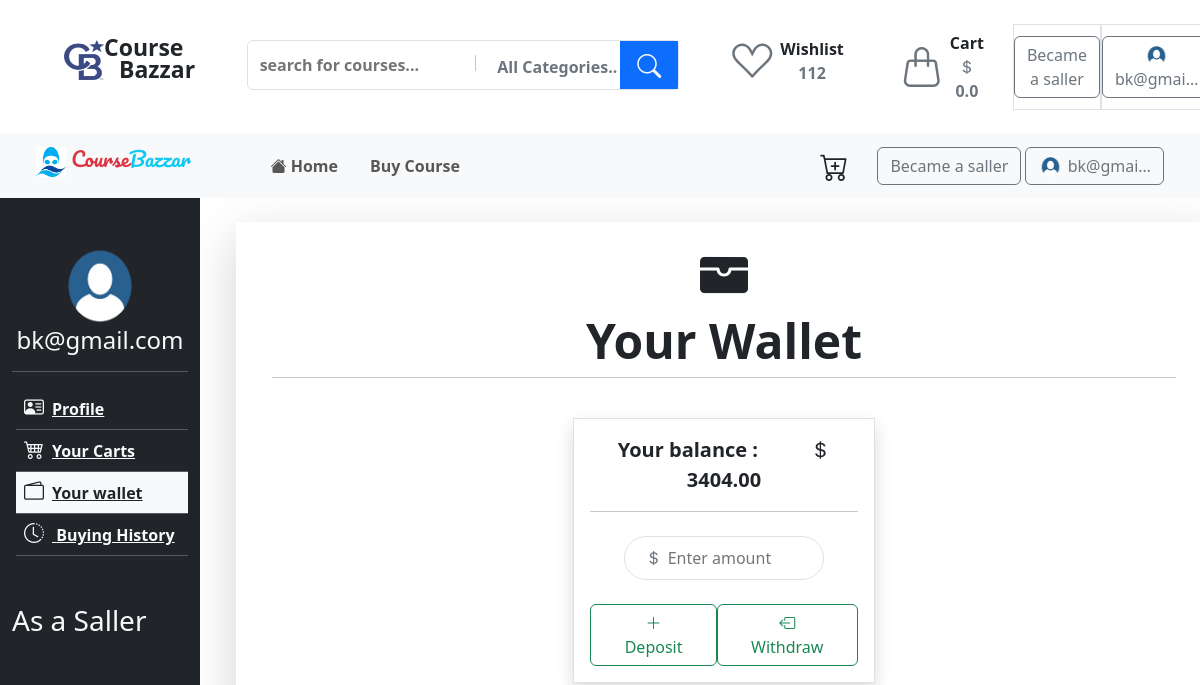
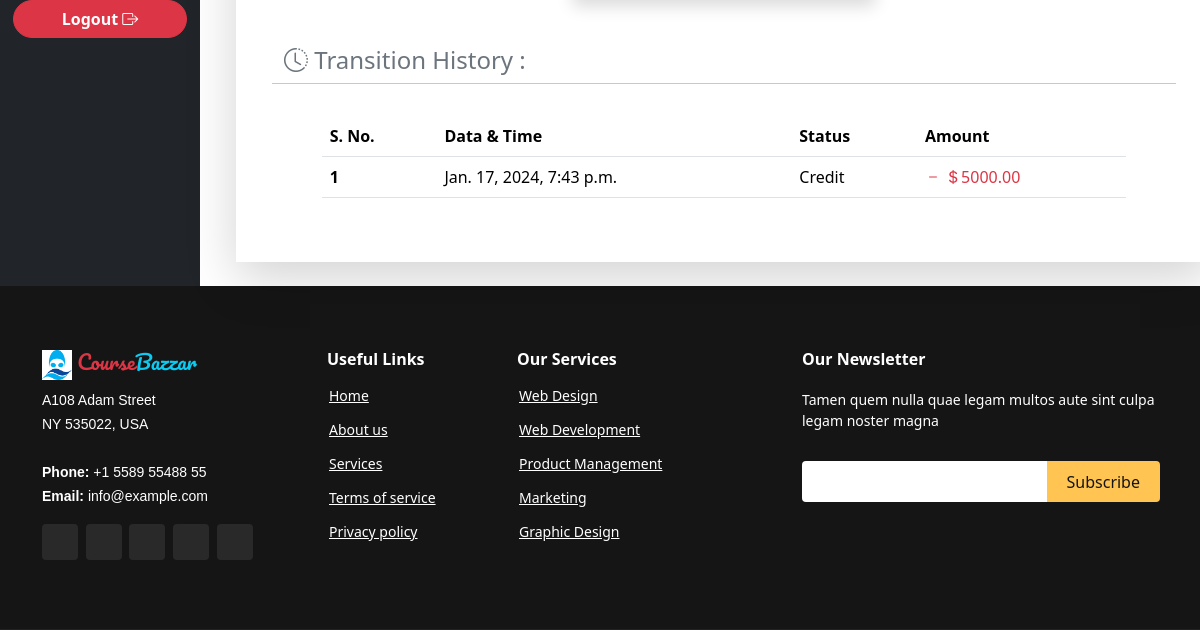
/customer/deshboard/wallet/ (signed in), run on an earlier commit of the app's database (2 pictures, top to bottom).
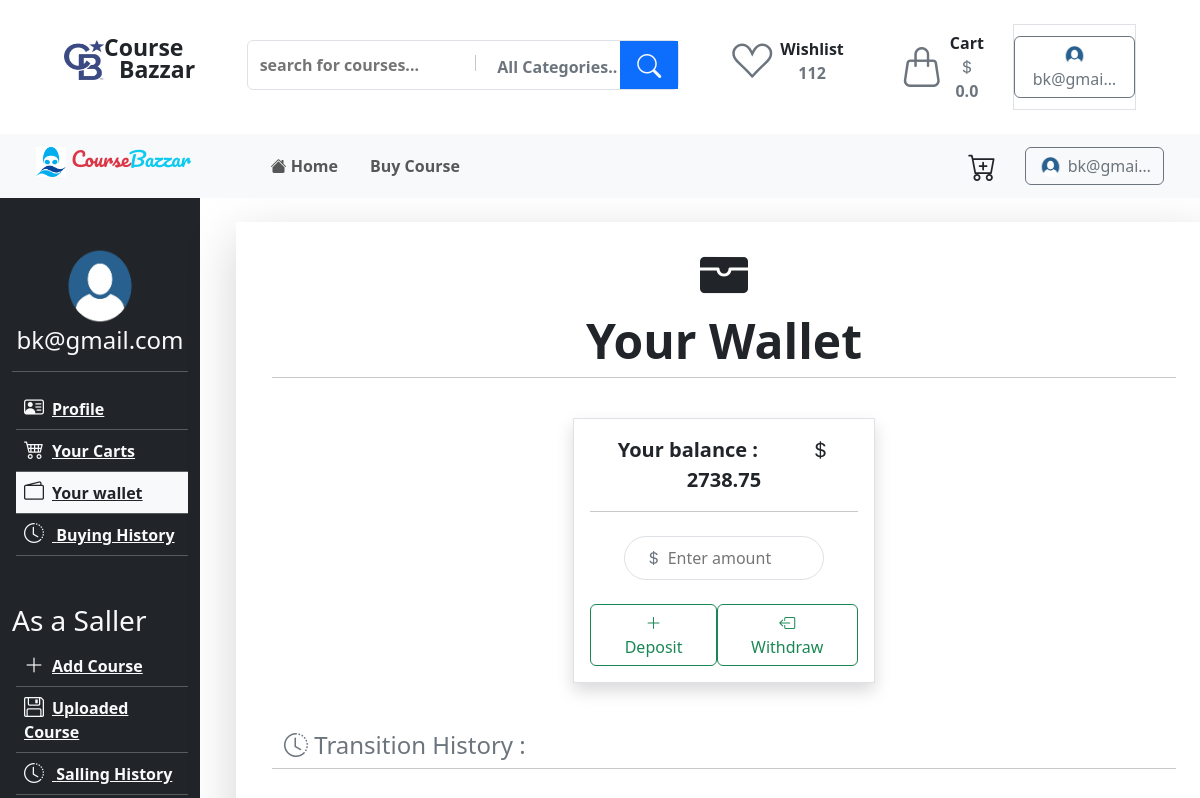
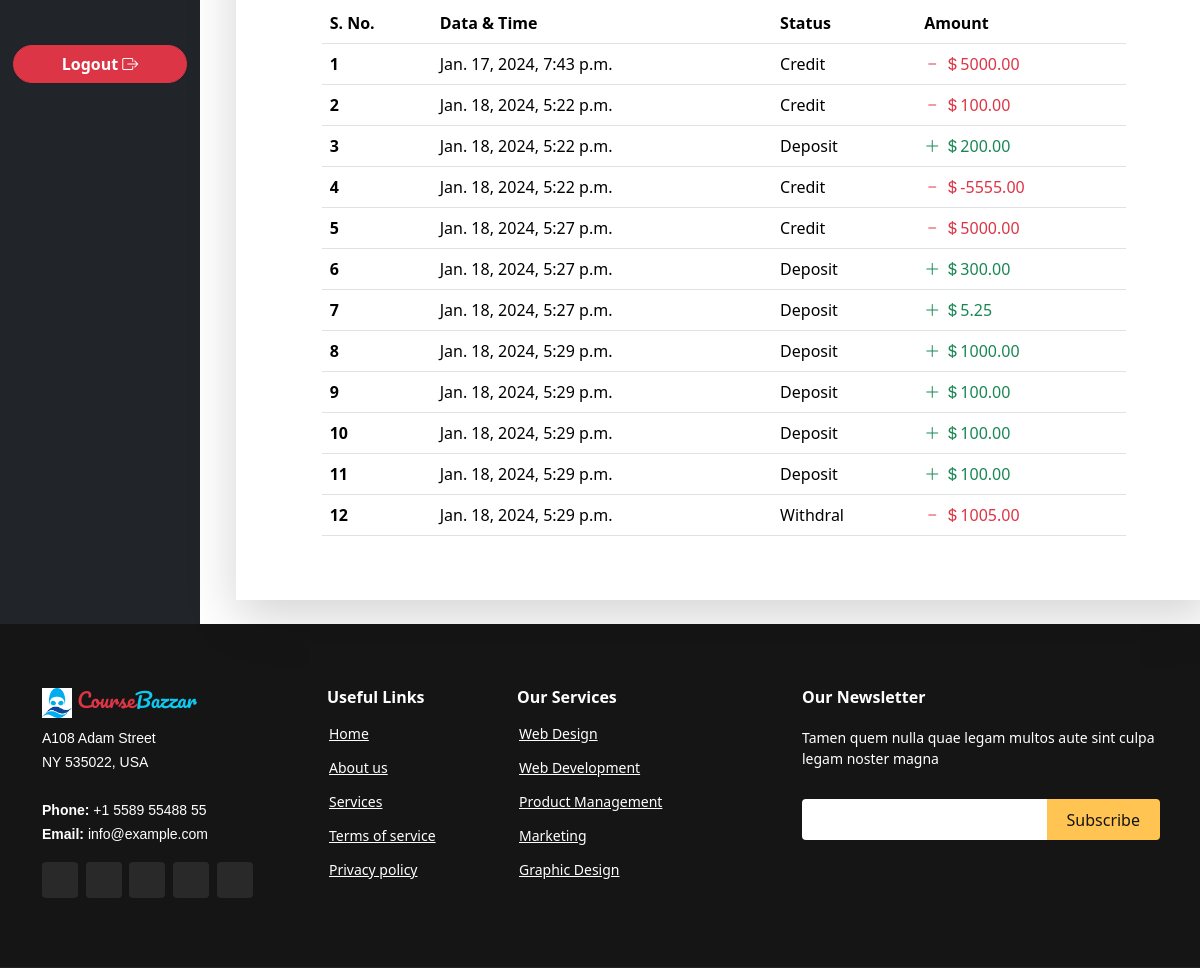
And on a later commit of the database (2 pictures, top to bottom).
### customer/models.py (models this page shows)
class CustomUser(AbstractUser):
    is_buyer = models.BooleanField(default=True)
    is_saller = models.BooleanField(default=False)
    phone = models.CharField(max_length=15)
    gender =  models.CharField(max_length=32,choices=(('male',"Male"),("female", "Female"),("other", "Other")))
    image = models.ImageField(upload_to='Profile/', default='Profile/pic.png')

class Wallet(models.Model):
    user=models.OneToOneField(CustomUser, on_delete=models.CASCADE,related_name='wallet')
    balance = models.FloatField(default=0)

class AmountTransitionHistory(models.Model):
    user = models.ForeignKey(CustomUser, related_name='amounttransitionhistory', on_delete=models.CASCADE)
    status =  models.CharField(max_length=50)
    amount = models.FloatField(default=0)
    datetime = models.DateTimeField(default=datetime.datetime.now())

### customer/views.py (the view, shortened to what this page needs)
@login_required(login_url='login')
def wallet(request):
    transitions=request.user.amounttransitionhistory.all()
    print(transitions)
    context={
        'transitions':transitions
    }
    return render(request, 'wallet.html', context)

### templates/wallet.html (shortened to what this page needs)
{% extends "base.html" %} {% load static %} {% block body %}
<div class="container-fluid">
  <div class="row">
    <div class="col-2 bg-dark">
      {% include 'customerdeshboard_sidebar.html' with wallet='bg-light   text-dark' %}
    </div>
    <div class="col-10">
      <div class="container shadow-lg m-4 px-5 pb-5">
        <div class="row py-4">
          <h1 class="display-5 text-center fw-semibold">
            <i class="bi bi-wallet-fill"></i>
          </h1>
          <h1 class="display-5 text-center fw-semibold">Your Wallet</h1>
          <hr />
        </div>
        <div class="row">
          <div class="col-4 p-3 border mx-auto shadow">
            <form action="" method="POST" id="amoutForm">
              <div class="text-center">
                <span class="fw-semibold fs-5 me-5">Your balance :</span>
                <span class="fw-semibold fs-5 ms-auto"
                  ><i class="bi bi-currency-dollar"></i>
                  {{user.wallet.balance|floatformat:2}}</span
                >
                <hr>
              </div>
              <div class="text-center mt-4 border p-2 w-75 mx-auto rounded-5">
                <i class="bi bi-currency-dollar text-secondary"></i>
                <input
                  type="number"
                  name="amount"
                  id="amount"
                  class="w-75 addbalancefield"
                  placeholder="Enter amount"
                  required
                />
              </div>
              <div class="mt-4 d-flex">
                <button
                  type="button"
                  class="btn btn-outline-success px-4"
                  onclick="deposit()"
                >
                  <i class="bi bi-plus-lg"></i> Deposit
                </button>
                <button
                  type="button"
                  class="btn btn-outline-success px-4 ms-auto"
                  onclick="withdral()"
                >
                  <i class="bi bi-box-arrow-left"></i> Withdraw
                </button>
              </div>
            </form>
          </div>
        </div>
        <div class="row mt-5">
          <h4 class="text-secondary"><i class="bi bi-clock-history"></i>  Transition History : </h4>
          <hr />
          <div class="col-11 mt-3 mx-auto">
            <table class="table" id="PDF-table">
              <thead>
                <tr>
                  <th scope="col">S. No.</th>
                  <th scope="col">Data & Time</th>
                  <th scope="col">Status</th>
                  <th scope="col">Amount</th>
                </tr>
              </thead>
              <tbody>
                {% for tran in transitions %}
                    {% if tran.status == 'deposit' %}
                        <tr>
                        <th scope="row">{{forloop.counter}}</th>
                        <td>{{tran.datetime}}</td>
                        <td>{{tran.status|title}}</td>
                        <td class="text-success">
                            <i class="bi bi-plus-lg"></i>
                            <i class="bi bi-currency-dollar"></i>{{tran.amount|floatformat:2}}
                        </td>
                        </tr>
                    {% else %}
                        <tr>
                            <th scope="row">{{forloop.counter}}</th>
                            <td>{{tran.datetime}}</td>
                            <td>{{tran.status|title}}</td>
                            <td class="text-danger text-capitalize">
                                <i class="bi bi-dash"></i>
                                <i class="bi bi-currency-dollar"></i>{{tran.amount|floatformat:2}}
                            </td>
                        </tr>
                        {% endif %}
                        {% endfor %}
                    </tbody>
            </table>
          </div>
        </div>
    </div>
</div>
</div>
</div>
  {% endblock body %}

### templates/base.html (shortened to what this page needs)
{% load static %}
<!doctype html>
<html lang="en">
  <head>
    <link
      href="https://cdn.jsdelivr.net/npm/bootstrap@5.3.2/dist/css/bootstrap.min.css"
      rel="stylesheet"
>
    <link href="{% static 'css\style.css' %}" rel="stylesheet">
    <link rel="stylesheet"
      href="https://cdnjs.cloudflare.com/ajax/libs/bootstrap-icons/1.11.3/font/bootstrap-icons.min.css"
 />
    </head>
    <body >
      {% if home %}
      {% include "header.html" with  home="text-info border-bottom border-info" %}
      {% elif buycourse %}
      {% include "header.html" with  buycourse="text-info border-bottom border-info" %}
      {% else %}
      {% include "header.html" %}
      {% endif %}
      {% block body %}
      {% endblock body %}
      {% include "footer.html" %}
  </body>
</html>

### templates/header.html (shortened to what this page needs)
{% load static %}
<div class="container-fluid px-5">
  <div class="row px-3 py-4">
      <div class="col-lg-2 col-sm-5 pt-3 d-flex text-center">
          <span>
              <img src="{% static 'images/cb-logo.png' %}" width="40px" height="40px" alt="" srcset="">
          </span>
          <span class="h-100 position-relative">
            <p class="mb-0  pb-0 fw-bold position-absolute" style="top:-10px; font-size:23px">Course</p>
            <p class="mb-0  pb-0 fw-bold position-absolute" style="top:12px; left:15px; font-size:23px">Bazzar</p>
          </span>
      </div>
      <div class="col-lg-5 col-sm-10  pt-3">
          <div class="border rounded-2 p-0 position-relative">
              <input type="text" class="border-0 m-1 p-2 w-50 fw-semibold" placeholder="search for courses..." name="" id="">
              <button class="btn text-secondary fw-semibold ps-3">All Categories.. </button>
              <button class="btn btn-primary position-absolute top-0 end-0 h-100 px-3 fs-4 rounded-0 text-light"><i class="bi bi-search"></i></button>
          </div>
      </div>
      <div class="col--lg5  col-sm-5  d-flex">
        <a href="">
          <button class=" btn ">
            <div class="mx-3 d-flex  align-items-center">
              <div>
                <i class="bi bi-suit-heart fs-1 text-secondary align-center"></i>
              </div>
              <div class="ps-2">
                <p class="mb-0 fw-semibold text-dark ">
                  Wishlist
                </p>
                <p class="mb-0 fw-semibold text-secondary">
                  112
                </p>
              </div>
            </div>
          </button>
        </a>
        <a href="{% url 'customercart' %}">
          <button class="btn">
            <div class="mx-3 d-flex  align-items-center">
             <div class=" position-relative">
               <i class="bi bi-handbag  fs-1 text-secondary align-center "></i>
               </div>
             <div class="ps-2">
               <p class="mb-0 fw-semibold text-dark ">
                 Cart
               </p>
               <p class="mb-0 fw-semibold text-secondary fs-6">
                 <i class="bi bi-currency-dollar "></i>{{total_price}}
               </p>
             </div>
           </div>
          </button>
        </a>
        {% if user.is_authenticated %}
        {% if not user.is_saller %}
       <div class="border d-flex  align-items-center ms-auto">
        <a href="{% url 'becamesaller' %}" class="text-decoration-none">
          <button class="btn btn-outline-secondary">
            Became a saller
          </button>
        </a>
       </div>
        {% endif %}
          <div class="border  d-flex  align-items-center ms-auto">
            <a href="{% url 'customerprofile' %}" class="text-decoration-none">
              <button class="btn btn-outline-secondary">
                <img src="{{customer.image.url}}" alt="" style="width: 25px; height:22px" class="rounded-circle">
                {{user.email|truncatechars:8}}
              </button>
            </a>
          </div>
        {% endif %}
      </div>
  </div>
</div>
<nav class="navbar navbar-expand-lg bg-light px-4 py-1">
    <div class="container-fluid">
      <a class="navbar-brand h5" style="font-family: 'Pacifico', cursive;" href="/">
        <img src='{% static "images\logo.png" %}' style="width:30px; height:30px" srcset="">
        <span class="text-danger">Course</span><span class="text-info">Bazzar</span>
      </a>
      <div class="collapse navbar-collapse" id="navbarSupportedContent">
        <ul class="navbar-nav me-auto ps-5 mb-2 mb-lg-0">
          <li class="nav-item">
            <a class="nav-link mx-2 fw-semibold {{home}}" aria-current="page" href="{% url 'home' %}"><i class="bi bi-house-fill"></i> Home</a>
          </li>
          <li class="nav-item">
            <a class="nav-link mx-2 fw-semibold {{buycourse}}" aria-current="page" href="{% url 'Buy Course' %}">Buy Course</a>
          </li>
        </ul>
       <div>
        {% if user.is_authenticated %}
        <a href="{% url 'customercart' %}" class="text-decoration-none">
          <button  class="btn position-relative me-2 px-3">
            <i class="bi bi-cart-plus fs-3"></i>
          </button>
        </a>
        {% if not user.is_saller %}
        <a href="{% url 'becamesaller' %}" class="text-decoration-none">
          <button class="btn btn-outline-secondary">
            Became a saller
          </button>
        </a>
        {% endif %}
          <a href="{% url 'customerprofile' %}" class="text-decoration-none">
            <button class="btn btn-outline-secondary">
              <img src="{{customer.image.url}}" alt="" style="width: 25px; height:22px" class="rounded-circle">
              {{user.email|truncatechars:8}}
            </button>
          </a>
        {% endif %}
       </div>
      </div>
    </div>
  </nav>

### templates/customerdeshboard_sidebar.html (shortened to what this page needs)
{% load static %}
<div class="py-5">
  <div class="text-center">
    {% if customer.image.url %}
    <img
      src="{{ customer.image.url }}"
      alt
      style="height: 80px; width: 90px"
      class="rounded-circle"
    />
    {% endif %}
    <h4 class="text-light">{{user.email}}</h4>
    <hr class="text-light" />
  </div>
  <div class="text-start">
    <ul class="ps-1" type="none">
      <a
        href="{% url 'customerprofile' %}"
        class="fw-semibold text-light {{profile}} "
        ><li class="{{profile}} align-center p-2">
          <i
            class="bi bi-person-vcard fw-semibold h5 pe-2 text-light {{profile}}"
          ></i
          >Profile
        </li></a
      >
      <hr class="text-light m-0" />
      <a
        href="{% url 'customercart' %}"
        class="fw-semibold text-light {{customercart}} w-100"
        ><li class="align-center p-2 {{customercart}}">
          <i
            class="bi bi-cart4 fw-semibold text-light h5 pe-2 {{customercart}}"
          ></i
          >Your Carts
        </li></a
      >
      <hr class="text-light m-0" />
      <a
        href="{% url 'wallet' %}"
        class="fw-semibold text-light {{wallet}} w-100"
        ><li class="align-center p-2 {{wallet}}">
          <i class="bi bi-wallet2 fw-semibold text-light h5 pe-2 {{wallet}}"></i
          >Your wallet
        </li></a
      >
      <hr class="text-light m-0" />
      <a
        href="{% url 'history' %}"
        class="fw-semibold text-light {{history}} w-100"
        ><li class="align-center p-2 {{history}}">
          <i
            class="bi bi-clock-history fw-semibold text-light h5 pe-2 {{history}}"
          ></i>
         Buying History
        </li></a
      >
      <hr class="text-light m-0" />
    </ul>
    <h3 class="text-light mt-5">As a Saller</h3>
    {% if user.is_saller %}
    <ul class="ps-1" type="none">
      <a
        href="{% url 'addcourse' %}"
        class="fw-semibold text-light {{addcourse}} w-100"
        ><li class="align-center p-2 {{addcourse}}">
          <i
            class="bi bi-plus-lg fw-semibold text-light h5 pe-2 {{addcourse}}"
          ></i
          >Add Course
        </li></a
      >
      <hr class="text-light m-0" />
      <a
        href="{% url 'uploadedcourses' %}"
        class="fw-semibold text-light {{uploadedcourses}} w-100"
        ><li class="align-center p-2 {{uploadedcourses}}">
          <i
            class="bi bi-floppy fw-semibold text-light h5 pe-2 {{uploadedcourses}}"
          ></i
          >Uploaded Course
        </li></a
      >
      <hr class="text-light m-0" />
      <a
        href="{% url 'history' %}"
        class="fw-semibold text-light {{history}} w-100"
        ><li class="align-center p-2 {{history}}">
          <i
            class="bi bi-clock-history fw-semibold text-light h5 pe-2 {{history}}"
          ></i>
         Salling History
        </li></a
      >
      <hr class="text-light m-0" />
    </ul>
    {% endif %}
  </div>
  <div class="text-center mt-5">
    <a href="{% url 'customerlogout' %}">
      <button
        class="btn btn-danger fw-semibold rounded-pill px-5 w-auto align-middle"
      >
        Logout <i class="bi bi-box-arrow-right"></i>
      </button>
    </a>
  </div>
</div>

### templates/footer.html (shortened to what this page needs)
{% load static %}
<footer id="footer" class='pb-0'>
    <div class="footer-top">
      <div class="container py-1">
        <div class="row">
          <div class="col-lg-3 col-md-6">
            <div class="footer-info">
              <h5>
              <a class="navbar-brand" style="font-family: 'Pacifico', cursive;" href="/">
                <img src=" {% static 'images\logo.png' %}" style="width:30px; height:30px" srcset="">
                <span class="text-danger">Course</span><span class="text-info">Bazzar</span>
              </a>
            </h5>
              <p>
                A108 Adam Street <br>
                NY 535022, USA<br><br>
                <strong>Phone:</strong> +1 5589 55488 55<br>
                <strong>Email:</strong> info@example.com<br>
              </p>
              <div class="social-links mt-3">
                <a href="#" class="twitter"></a>
                <a href="#" class="facebook"></a>
                <a href="#" class="instagram"></a>
                <a href="#" class="google-plus"></a>
                <a href="#" class="linkedin"></a>
              </div>
            </div>
          </div>
          <div class="col-lg-2 col-md-6 footer-links">
            <h4>Useful Links</h4>
            <ul>
              <li> <a href="#">Home</a></li>
              <li> <a href="#">About us</a></li>
              <li> <a href="#">Services</a></li>
              <li> <a href="#">Terms of service</a></li>
              <li> <a href="#">Privacy policy</a></li>
            </ul>
          </div>
          <div class="col-lg-3 col-md-6 footer-links">
            <h4>Our Services</h4>
            <ul>
              <li> <a href="#">Web Design</a></li>
              <li> <a href="#">Web Development</a></li>
              <li> <a href="#">Product Management</a></li>
              <li> <a href="#">Marketing</a></li>
              <li> <a href="#">Graphic Design</a></li>
            </ul>
          </div>
          <div class="col-lg-4 col-md-6 footer-newsletter">
            <h4>Our Newsletter</h4>
            <p>Tamen quem nulla quae legam multos aute sint culpa legam noster magna</p>
            <form action="" method="post">
              <input type="email" name="email"><input type="submit" value="Subscribe">
            </form>
          </div>
        </div>
      </div>
    </div>
</footer>

What changed in the data, as far as the page shows it:
changed CustomUser "bk@gmail.com": is_saller False → True (drawn); wallet.balance "3404.00" → "2738.75"
added AmountTransitionHistory: datetime "Jan. 18, 2024, 5:22 p.m.", status "Credit", amount "100.00"
added AmountTransitionHistory: datetime "Jan. 18, 2024, 5:22 p.m.", status "Deposit", amount "200.00"
added AmountTransitionHistory: datetime "Jan. 18, 2024, 5:22 p.m.", status "Credit", amount "-5555.00"
added AmountTransitionHistory: datetime "Jan. 18, 2024, 5:27 p.m.", status "Credit", amount "5000.00"
added AmountTransitionHistory: datetime "Jan. 18, 2024, 5:27 p.m.", status "Deposit", amount "300.00"
added AmountTransitionHistory: datetime "Jan. 18, 2024, 5:27 p.m.", status "Deposit", amount "5.25"
added AmountTransitionHistory: datetime "Jan. 18, 2024, 5:29 p.m.", status "Deposit", amount "1000.00"
added AmountTransitionHistory: datetime "Jan. 18, 2024, 5:29 p.m.", status "Deposit", amount "100.00"
added AmountTransitionHistory: datetime "Jan. 18, 2024, 5:29 p.m.", status "Deposit", amount "100.00"
added AmountTransitionHistory: datetime "Jan. 18, 2024, 5:29 p.m.", status "Deposit", amount "100.00"
added AmountTransitionHistory: datetime "Jan. 18, 2024, 5:29 p.m.", status "Withdral", amount "1005.00"
Also different on the page:
text no longer shown: "Became a saller Became a saller"
text now shown: "Add Course Uploaded Course Salling History"
